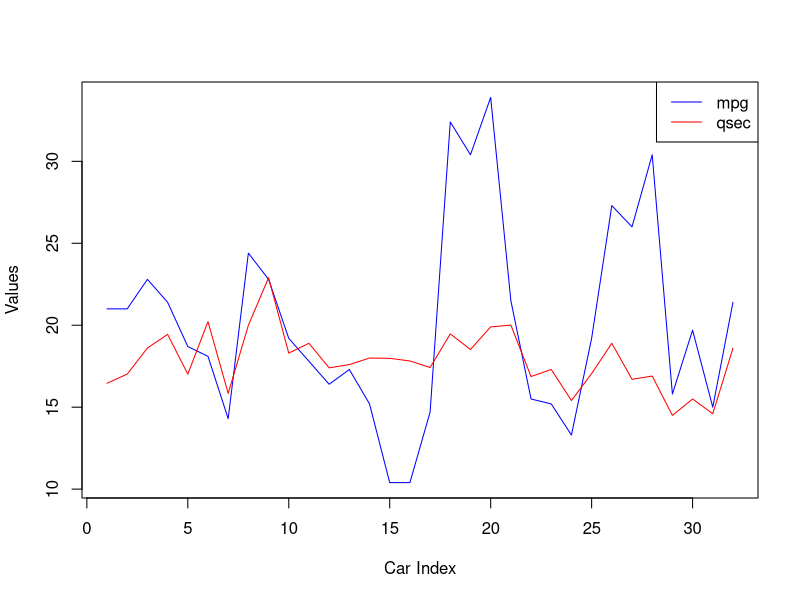

Recreate this plot in R.
plot(mtcars$mpg,type="l",col="blue",
     xlab="Car Index", 
     ylab="Values")
lines(mtcars$qsec,col="red")
legend("topright",
       legend=c("mpg","qsec"),
       col=c("blue","red"),
       lty=1)
